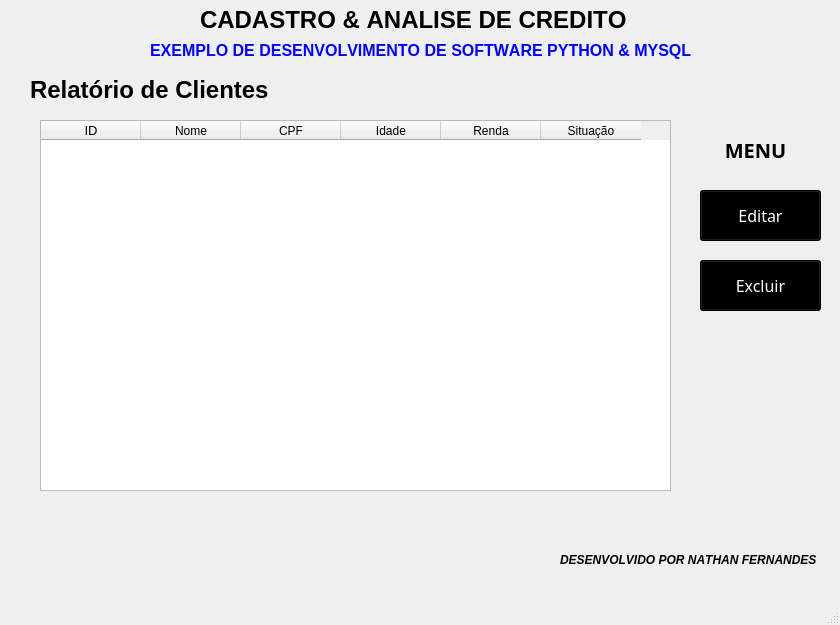
<?xml version="1.0" encoding="UTF-8"?>
<ui version="4.0">
 <class>MainWindow</class>
 <widget class="QMainWindow" name="MainWindow">
  <property name="geometry">
   <rect>
    <x>0</x>
    <y>0</y>
    <width>840</width>
    <height>625</height>
   </rect>
  </property>
  <property name="windowTitle">
   <string>MainWindow</string>
  </property>
  <widget class="QWidget" name="centralwidget">
   <widget class="QLabel" name="label">
    <property name="enabled">
     <bool>true</bool>
    </property>
    <property name="geometry">
     <rect>
      <x>200</x>
      <y>10</y>
      <width>441</width>
      <height>20</height>
     </rect>
    </property>
    <property name="font">
     <font>
      <family>Arial</family>
      <pointsize>18</pointsize>
      <weight>75</weight>
      <italic>false</italic>
      <bold>true</bold>
      <underline>false</underline>
      <strikeout>false</strikeout>
      <kerning>false</kerning>
     </font>
    </property>
    <property name="mouseTracking">
     <bool>false</bool>
    </property>
    <property name="text">
     <string>CADASTRO &amp; ANÁLISE DE CRÉDITO</string>
    </property>
   </widget>
   <widget class="QLabel" name="label_2">
    <property name="enabled">
     <bool>true</bool>
    </property>
    <property name="geometry">
     <rect>
      <x>150</x>
      <y>40</y>
      <width>551</width>
      <height>20</height>
     </rect>
    </property>
    <property name="font">
     <font>
      <family>Arial</family>
      <pointsize>12</pointsize>
      <weight>75</weight>
      <italic>false</italic>
      <bold>true</bold>
      <underline>false</underline>
      <strikeout>false</strikeout>
      <kerning>false</kerning>
     </font>
    </property>
    <property name="mouseTracking">
     <bool>false</bool>
    </property>
    <property name="styleSheet">
     <string notr="true">color: rgb(0, 0, 255);</string>
    </property>
    <property name="text">
     <string>EXEMPLO DE DESENVOLVIMENTO DE SOFTWARE PYTHON &amp; MYSQL</string>
    </property>
   </widget>
   <widget class="QLabel" name="label_4">
    <property name="enabled">
     <bool>true</bool>
    </property>
    <property name="geometry">
     <rect>
      <x>560</x>
      <y>550</y>
      <width>271</width>
      <height>20</height>
     </rect>
    </property>
    <property name="font">
     <font>
      <family>Arial</family>
      <pointsize>9</pointsize>
      <weight>75</weight>
      <italic>true</italic>
      <bold>true</bold>
      <underline>false</underline>
      <strikeout>false</strikeout>
      <kerning>false</kerning>
     </font>
    </property>
    <property name="mouseTracking">
     <bool>false</bool>
    </property>
    <property name="styleSheet">
     <string notr="true">color: rgb(0, 0, 0);</string>
    </property>
    <property name="text">
     <string>DESENVOLVIDO POR NATHAN FERNANDES</string>
    </property>
   </widget>
   <widget class="QLabel" name="label_3">
    <property name="enabled">
     <bool>true</bool>
    </property>
    <property name="geometry">
     <rect>
      <x>30</x>
      <y>80</y>
      <width>241</width>
      <height>20</height>
     </rect>
    </property>
    <property name="font">
     <font>
      <family>Arial</family>
      <pointsize>18</pointsize>
      <weight>75</weight>
      <italic>false</italic>
      <bold>true</bold>
      <underline>false</underline>
      <strikeout>false</strikeout>
      <kerning>false</kerning>
     </font>
    </property>
    <property name="mouseTracking">
     <bool>false</bool>
    </property>
    <property name="text">
     <string>Relatório de Clientes</string>
    </property>
   </widget>
   <widget class="QTableWidget" name="tableClientes">
    <property name="geometry">
     <rect>
      <x>40</x>
      <y>120</y>
      <width>631</width>
      <height>371</height>
     </rect>
    </property>
    <column>
     <property name="text">
      <string>ID</string>
     </property>
     <property name="font">
      <font>
       <pointsize>10</pointsize>
      </font>
     </property>
    </column>
    <column>
     <property name="text">
      <string>Nome</string>
     </property>
    </column>
    <column>
     <property name="text">
      <string>CPF</string>
     </property>
    </column>
    <column>
     <property name="text">
      <string>Idade</string>
     </property>
    </column>
    <column>
     <property name="text">
      <string>Renda</string>
     </property>
    </column>
    <column>
     <property name="text">
      <string>Situação</string>
     </property>
    </column>
   </widget>
   <widget class="QPushButton" name="btnEditar">
    <property name="geometry">
     <rect>
      <x>700</x>
      <y>190</y>
      <width>121</width>
      <height>51</height>
     </rect>
    </property>
    <property name="font">
     <font>
      <family>Arial Black</family>
      <pointsize>12</pointsize>
     </font>
    </property>
    <property name="styleSheet">
     <string notr="true">color: rgb(255, 255, 255);
background-color: rgb(0, 0, 0);</string>
    </property>
    <property name="text">
     <string>Editar</string>
    </property>
   </widget>
   <widget class="QPushButton" name="btnExcluir">
    <property name="geometry">
     <rect>
      <x>700</x>
      <y>260</y>
      <width>121</width>
      <height>51</height>
     </rect>
    </property>
    <property name="font">
     <font>
      <family>Arial Black</family>
      <pointsize>12</pointsize>
      <weight>50</weight>
      <bold>false</bold>
     </font>
    </property>
    <property name="styleSheet">
     <string notr="true">color: rgb(255, 255, 255);
background-color: rgb(0, 0, 0);</string>
    </property>
    <property name="text">
     <string>Excluir</string>
    </property>
   </widget>
   <widget class="QLabel" name="label_5">
    <property name="enabled">
     <bool>true</bool>
    </property>
    <property name="geometry">
     <rect>
      <x>720</x>
      <y>140</y>
      <width>71</width>
      <height>20</height>
     </rect>
    </property>
    <property name="font">
     <font>
      <family>Arial Black</family>
      <pointsize>15</pointsize>
      <weight>75</weight>
      <italic>false</italic>
      <bold>true</bold>
      <underline>false</underline>
      <strikeout>false</strikeout>
      <kerning>false</kerning>
     </font>
    </property>
    <property name="mouseTracking">
     <bool>false</bool>
    </property>
    <property name="text">
     <string>MENU</string>
    </property>
    <property name="alignment">
     <set>Qt::AlignCenter</set>
    </property>
   </widget>
  </widget>
  <widget class="QMenuBar" name="menubar">
   <property name="geometry">
    <rect>
     <x>0</x>
     <y>0</y>
     <width>840</width>
     <height>21</height>
    </rect>
   </property>
  </widget>
  <widget class="QStatusBar" name="statusbar"/>
 </widget>
 <resources/>
 <connections/>
</ui>
